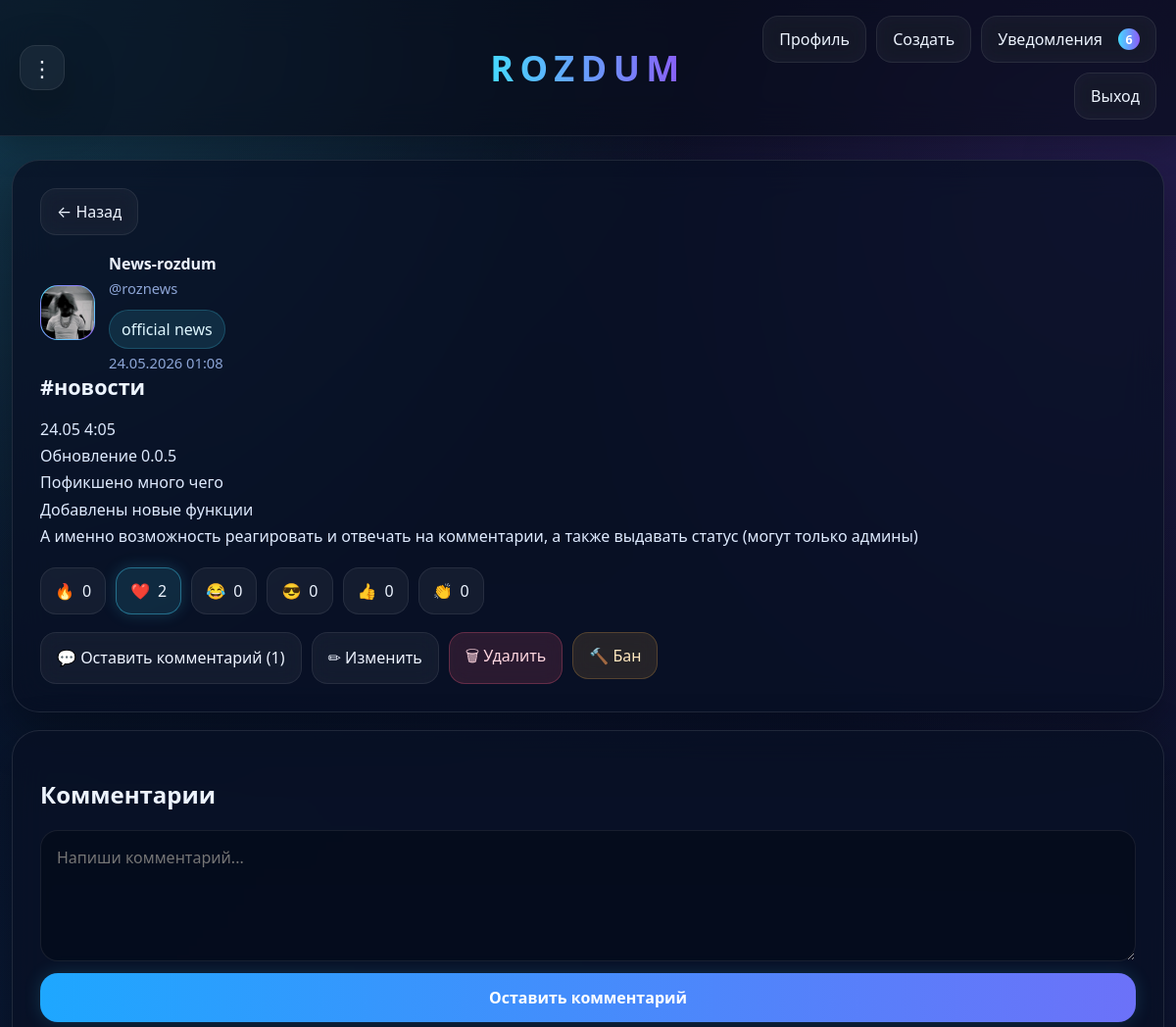
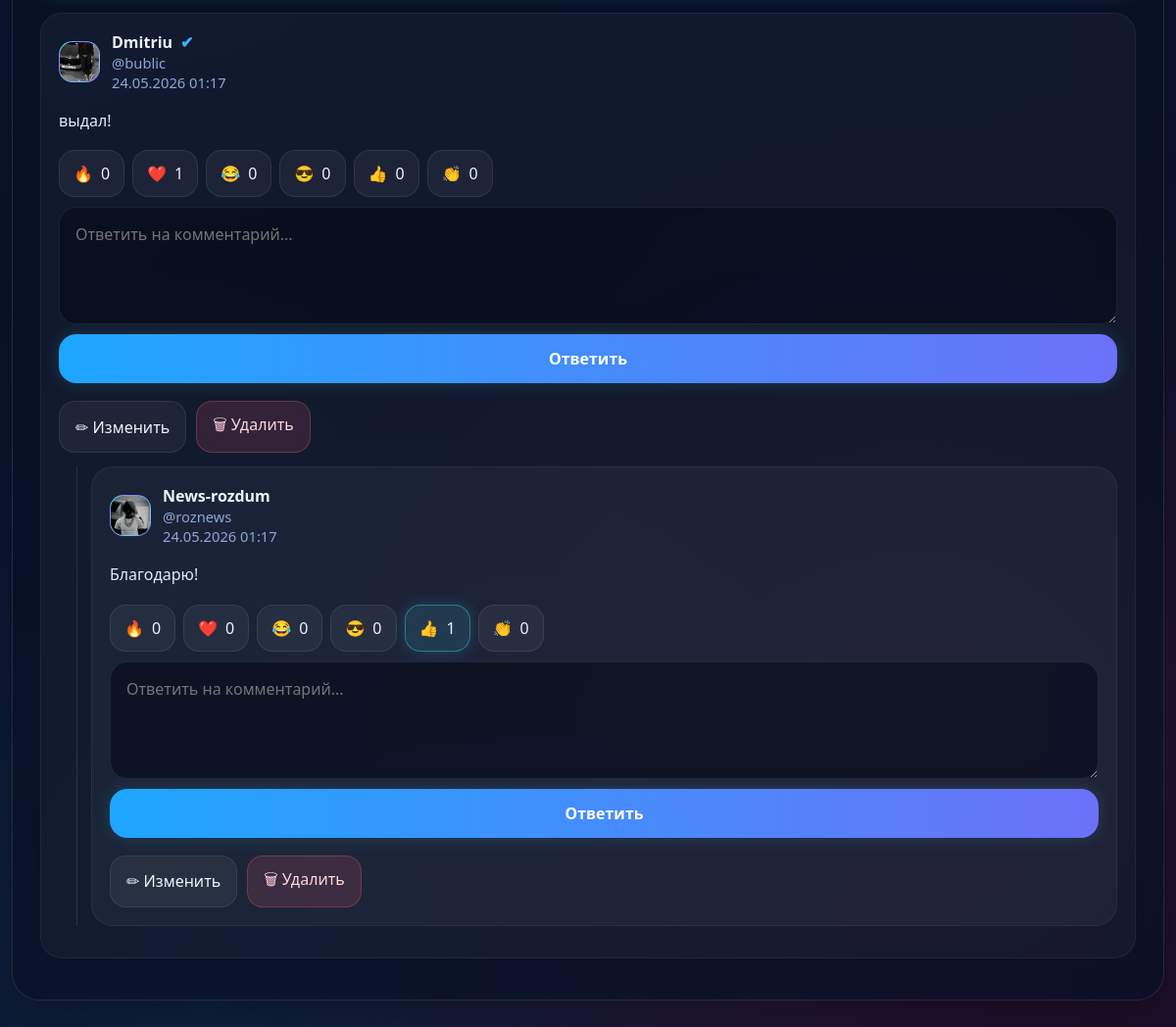
Page /topic/1 (signed in) on the committed database (2 pictures, top to bottom).
### app.py (models this page shows)
class User(UserMixin, db.Model):
    id = db.Column(db.Integer, primary_key=True)
    username = db.Column(db.String(80), unique=True, nullable=False, index=True)
    nickname = db.Column(db.String(80), nullable=False)
    password = db.Column(db.String(255), nullable=False)
    avatar = db.Column(db.String(255), default="")
    bio = db.Column(db.Text, default="")
    status = db.Column(db.String(120), default="")
    is_admin = db.Column(db.Boolean, default=False)
    is_banned = db.Column(db.Boolean, default=False)
    last_seen = db.Column(db.DateTime, default=datetime.utcnow, nullable=False)
    created_at = db.Column(db.DateTime, default=datetime.utcnow, nullable=False)

class Topic(db.Model):
    id = db.Column(db.Integer, primary_key=True)
    title = db.Column(db.String(220), nullable=False)
    content = db.Column(db.Text, nullable=False)
    image = db.Column(db.String(255), default="")
    created_at = db.Column(db.DateTime, default=datetime.utcnow, nullable=False)
    updated_at = db.Column(db.DateTime, default=datetime.utcnow, onupdate=datetime.utcnow)
    user_id = db.Column(db.Integer, db.ForeignKey("user.id"), nullable=False)
    author = db.relationship("User", backref=db.backref("topics", lazy=True))

class Comment(db.Model):
    id = db.Column(db.Integer, primary_key=True)
    content = db.Column(db.Text, nullable=False)
    created_at = db.Column(db.DateTime, default=datetime.utcnow, nullable=False)
    updated_at = db.Column(db.DateTime, default=datetime.utcnow, onupdate=datetime.utcnow)
    topic_id = db.Column(db.Integer, db.ForeignKey("topic.id"), nullable=False)
    user_id = db.Column(db.Integer, db.ForeignKey("user.id"), nullable=False)
    parent_id = db.Column(db.Integer, db.ForeignKey("comment.id"), nullable=True)
    author = db.relationship("User", backref=db.backref("comments", lazy=True))
    topic = db.relationship("Topic", backref=db.backref("all_comments", lazy=True))
    parent = db.relationship("Comment", remote_side=[id], backref=db.backref("replies", lazy=True))

### app.py (the view)
@app.route("/topic/<int:topic_id>")
@login_required
def topic_view(topic_id):
    topic = Topic.query.get_or_404(topic_id)
    decorate_topic(topic)
    comments = Comment.query.filter_by(topic_id=topic.id, parent_id=None).order_by(Comment.id.asc()).all()
    for comment in comments:
        decorate_comment(comment)
    return render_template("topic.html", topic=topic, comments=comments)

### app.py (called while the page is built)
@login_manager.user_loader
def load_user(user_id):
    return User.query.get(int(user_id))

def decorate_topic(topic):
    topic.reaction_counts = {
        emoji: Reaction.query.filter_by(topic_id=topic.id, reaction=emoji).count()
        for emoji in REACTIONS
    }
    topic.comment_count = Comment.query.filter_by(topic_id=topic.id, parent_id=None).count()
    if current_user.is_authenticated:
        my_reaction = Reaction.query.filter_by(topic_id=topic.id, user_id=current_user.id).first()
        topic.my_reaction = my_reaction.reaction if my_reaction else ""
    else:
        topic.my_reaction = ""
    return topic

def decorate_comment(comment):
    comment.reaction_counts = {
        emoji: CommentReaction.query.filter_by(comment_id=comment.id, reaction=emoji).count()
        for emoji in REACTIONS
    }
    if current_user.is_authenticated:
        my_reaction = CommentReaction.query.filter_by(comment_id=comment.id, user_id=current_user.id).first()
        comment.my_reaction = my_reaction.reaction if my_reaction else ""
    else:
        comment.my_reaction = ""
    for reply in comment.replies:
        decorate_comment(reply)
    return comment

@app.context_processor
def inject_globals():
    unread = 0
    if current_user.is_authenticated:
        unread = Notification.query.filter_by(user_id=current_user.id, is_read=False).count()
    return {
        "unread_notifications_count": unread,
        "reactions_list": REACTIONS,
        "is_online": is_online,
    }

@app.before_request
def update_last_seen():
    if request.endpoint == "static":
        return
    if current_user.is_authenticated:
        if current_user.is_banned:
            logout_user()
            flash("Ваш аккаунт заблокирован.")
            return redirect(url_for("login"))
        current_user.last_seen = datetime.utcnow()
        db.session.commit()

### templates/topic.html (shortened to what this page needs)
{% extends "base.html" %}
{% block content %}
{% macro render_comment(comment) %}
<div class="comment-card">
    <div class="comment-top">
        <a class="avatar avatar-sm" href="{{ url_for('profile', username=comment.author.username) }}">
            {% if comment.author.avatar %}
                <img src="{{ url_for('static', filename='uploads/' ~ comment.author.avatar) }}" alt="avatar">
            {% else %}
                <span>{{ comment.author.nickname[:1] | upper }}</span>
            {% endif %}
        </a>
        <div>
            <div class="comment-author">
                <a href="{{ url_for('profile', username=comment.author.username) }}">{{ comment.author.nickname }}</a>
                {% if comment.author.is_admin %}
                    <span class="verify-badge">✔</span>
                {% endif %}
            </div>
            <div class="topic-submeta">@{{ comment.author.username }}</div>
            <div class="topic-time">{{ comment.created_at.strftime('%d.%m.%Y %H:%M') }}</div>
        </div>
    </div>
    <p class="comment-text">{{ comment.content }}</p>
    <div class="comment-reaction-row">
        {% for emoji in reactions_list %}
            <form method="POST" action="{{ url_for('react_comment', comment_id=comment.id) }}">
                <button type="submit" class="reaction-btn {% if comment.my_reaction == emoji %}active{% endif %}">
                    {{ emoji }} <span>{{ comment.reaction_counts[emoji] }}</span>
                </button>
            </form>
        {% endfor %}
    </div>
    <form class="comment-reply-form" method="POST" action="{{ url_for('reply_comment', comment_id=comment.id) }}">
        <textarea name="content" rows="2" placeholder="Ответить на комментарий..." required></textarea>
        <button class="btn-primary" type="submit">Ответить</button>
    </form>
    {% if current_user.id == comment.author.id or current_user.is_admin %}
        <div class="comment-actions">
            <a class="small-btn" href="{{ url_for('edit_comment', comment_id=comment.id) }}">✏ Изменить</a>
            <form method="POST" action="{{ url_for('delete_comment', comment_id=comment.id) }}"
                  onsubmit="return confirm('Удалить комментарий?');">
                <button class="small-btn danger" type="submit">🗑 Удалить</button>
            </form>
        </div>
    {% endif %}
    {% if comment.replies|length > 0 %}
        <div class="reply-tree">
            {% for reply in comment.replies %}
                {{ render_comment(reply) }}
            {% endfor %}
        </div>
    {% endif %}
</div>
{% endmacro %}
<article class="topic-page card">
    <div class="back-row">
        <a class="back-btn" href="{{ url_for('forum') }}">← Назад</a>
    </div>
    <div class="topic-head">
        <a class="avatar" href="{{ url_for('profile', username=topic.author.username) }}">
            {% if topic.author.avatar %}
                <img src="{{ url_for('static', filename='uploads/' ~ topic.author.avatar) }}" alt="avatar">
            {% else %}
                <span>{{ topic.author.nickname[:1] | upper }}</span>
            {% endif %}
        </a>
        <div class="topic-meta">
            <div class="topic-author">
                <a href="{{ url_for('profile', username=topic.author.username) }}">{{ topic.author.nickname }}</a>
            </div>
            <div class="topic-submeta">@{{ topic.author.username }}</div>
            {% if topic.author.status %}
                <div class="status-pill">{{ topic.author.status }}</div>
            {% endif %}
            <div class="topic-time">{{ topic.created_at.strftime('%d.%m.%Y %H:%M') }}</div>
        </div>
    </div>
    <h1 class="topic-title">{{ topic.title }}</h1>
    <p class="topic-text">{{ topic.content }}</p>
    <div class="reaction-row">
        {% for emoji in reactions_list %}
            <form method="POST" action="{{ url_for('react_topic', topic_id=topic.id) }}" class="reaction-form">
                <button type="submit" class="reaction-btn {% if topic.my_reaction == emoji %}active{% endif %}">
                    {{ emoji }} <span>{{ topic.reaction_counts[emoji] }}</span>
                </button>
            </form>
        {% endfor %}
    </div>
    <div class="post-actions">
        <a class="small-btn" href="#comments">💬 Оставить комментарий ({{ comments|length }})</a>
        {% if current_user.id == topic.author.id or current_user.is_admin %}
            <a class="small-btn" href="{{ url_for('edit_topic', topic_id=topic.id) }}">✏ Изменить</a>
            <form method="POST" action="{{ url_for('delete_topic', topic_id=topic.id) }}"
                  onsubmit="return confirm('Удалить этот пост?');">
                <button class="small-btn danger" type="submit">🗑 Удалить</button>
            </form>
        {% endif %}
        {% if current_user.is_admin and current_user.id != topic.author.id %}
            <form method="POST" action="{{ url_for('ban_user', username=topic.author.username) }}"
                  onsubmit="return confirm('Заблокировать пользователя?');">
                <button class="small-btn warning" type="submit">🔨 Бан</button>
            </form>
        {% endif %}
    </div>
</article>
<section class="card comments-section" id="comments">
    <h2>Комментарии</h2>
    <form class="comment-form" method="POST" action="{{ url_for('create_comment', topic_id=topic.id) }}">
        <textarea name="content" rows="4" placeholder="Напиши комментарий..." required></textarea>
        <button class="btn-primary" type="submit">Оставить комментарий</button>
    </form>
    <div class="comments-list">
        {% for comment in comments %}
            {{ render_comment(comment) }}
        {% endfor %}
    </div>
</section>
{% endblock %}

### rows in the picture
User: avatar (picture), author.nickname "News-rozdum", author.username "roznews", author.status "official news"
Topic: created_at "24.05.2026 01:08", title "#новости", content "24.05 4:05 Обновление 0.0.5 Пофикшено много чего Добавлены новые функции А именно возможность реагировать и отвечать на комментарии, а также выдавать статус (могут только админы)"
Comment: avatar (picture), author.nickname "Dmitriu", author.username "bublic", created_at "24.05.2026 01:17", content "выдал!", reactions_list "🔥" "❤️" "😂" "😎" "👍" "👏", reaction_counts "0" "1" "0" "0" "0" "0"
Comment: avatar (picture), created_at "24.05.2026 01:17", content "Благодарю!", reactions_list "🔥" "❤️" "😂" "😎" "👍" "👏", reaction_counts "0" "0" "0" "0" "1" "0"

### other values in the picture
{{ unread_notifications_count }} "6"
{{ emoji }} "🔥" "❤️" "😂" "😎" "👍" "👏"
{{ topic.reaction_counts[emoji] }} "0" "2" "0" "0" "0" "0"
{{ comments|length }} "1"
